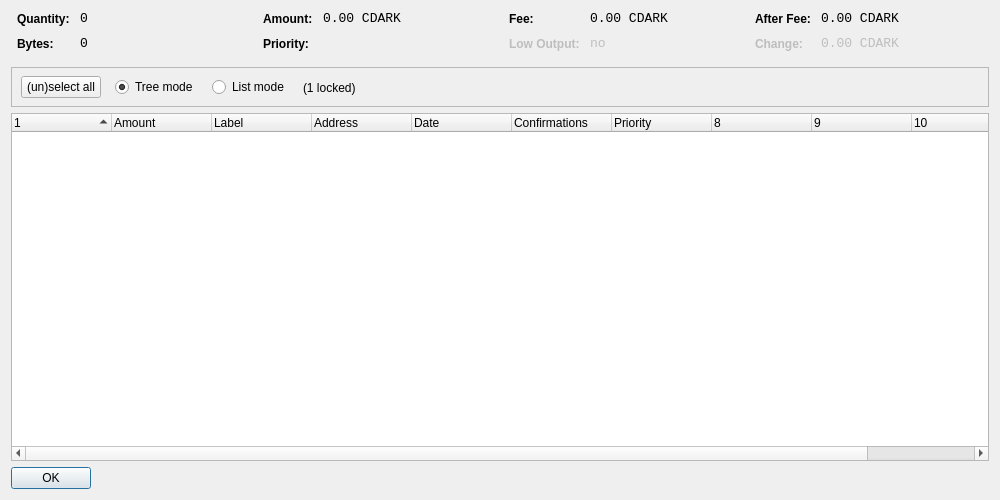
<?xml version="1.0" encoding="UTF-8"?>
<ui version="4.0">
 <class>CoinControlDialog</class>
 <widget class="QDialog" name="CoinControlDialog">
  <property name="geometry">
   <rect>
    <x>0</x>
    <y>0</y>
    <width>1000</width>
    <height>500</height>
   </rect>
  </property>
  <property name="windowTitle">
   <string>Coin Control</string>
  </property>
  <layout class="QVBoxLayout" name="verticalLayout">
   <item>
    <layout class="QHBoxLayout" name="horizontalLayoutTop" stretch="0,0,0,0">
     <property name="topMargin">
      <number>0</number>
     </property>
     <property name="bottomMargin">
      <number>10</number>
     </property>
     <item>
      <layout class="QFormLayout" name="formLayoutCoinControl1">
       <property name="horizontalSpacing">
        <number>10</number>
       </property>
       <property name="verticalSpacing">
        <number>10</number>
       </property>
       <property name="leftMargin">
        <number>6</number>
       </property>
       <property name="rightMargin">
        <number>6</number>
       </property>
       <item row="0" column="0">
        <widget class="QLabel" name="labelCoinControlQuantityText">
         <property name="styleSheet">
          <string notr="true">font-weight:bold;</string>
         </property>
         <property name="text">
          <string>Quantity:</string>
         </property>
        </widget>
       </item>
       <item row="0" column="1">
        <widget class="QLabel" name="labelCoinControlQuantity">
         <property name="font">
          <font>
           <family>Monospace</family>
           <pointsize>10</pointsize>
          </font>
         </property>
         <property name="cursor">
          <cursorShape>IBeamCursor</cursorShape>
         </property>
         <property name="contextMenuPolicy">
          <enum>Qt::ActionsContextMenu</enum>
         </property>
         <property name="text">
          <string notr="true">0</string>
         </property>
         <property name="textInteractionFlags">
          <set>Qt::LinksAccessibleByMouse|Qt::TextSelectableByKeyboard|Qt::TextSelectableByMouse</set>
         </property>
        </widget>
       </item>
       <item row="1" column="0">
        <widget class="QLabel" name="labelCoinControlBytesText">
         <property name="styleSheet">
          <string notr="true">font-weight:bold;</string>
         </property>
         <property name="text">
          <string>Bytes:</string>
         </property>
        </widget>
       </item>
       <item row="1" column="1">
        <widget class="QLabel" name="labelCoinControlBytes">
         <property name="font">
          <font>
           <family>Monospace</family>
           <pointsize>10</pointsize>
          </font>
         </property>
         <property name="cursor">
          <cursorShape>IBeamCursor</cursorShape>
         </property>
         <property name="contextMenuPolicy">
          <enum>Qt::ActionsContextMenu</enum>
         </property>
         <property name="text">
          <string notr="true">0</string>
         </property>
         <property name="textInteractionFlags">
          <set>Qt::LinksAccessibleByMouse|Qt::TextSelectableByKeyboard|Qt::TextSelectableByMouse</set>
         </property>
        </widget>
       </item>
      </layout>
     </item>
     <item>
      <layout class="QFormLayout" name="formLayoutCoinControl2">
       <property name="horizontalSpacing">
        <number>10</number>
       </property>
       <property name="verticalSpacing">
        <number>10</number>
       </property>
       <property name="leftMargin">
        <number>6</number>
       </property>
       <property name="rightMargin">
        <number>6</number>
       </property>
       <item row="0" column="0">
        <widget class="QLabel" name="labelCoinControlAmountText">
         <property name="styleSheet">
          <string notr="true">font-weight:bold;</string>
         </property>
         <property name="text">
          <string>Amount:</string>
         </property>
        </widget>
       </item>
       <item row="0" column="1">
        <widget class="QLabel" name="labelCoinControlAmount">
         <property name="font">
          <font>
           <family>Monospace</family>
           <pointsize>10</pointsize>
          </font>
         </property>
         <property name="cursor">
          <cursorShape>IBeamCursor</cursorShape>
         </property>
         <property name="contextMenuPolicy">
          <enum>Qt::ActionsContextMenu</enum>
         </property>
         <property name="text">
          <string notr="true">0.00 CDARK</string>
         </property>
         <property name="textInteractionFlags">
          <set>Qt::LinksAccessibleByMouse|Qt::TextSelectableByKeyboard|Qt::TextSelectableByMouse</set>
         </property>
        </widget>
       </item>
       <item row="1" column="0">
        <widget class="QLabel" name="labelCoinControlPriorityText">
         <property name="styleSheet">
          <string notr="true">font-weight:bold;</string>
         </property>
         <property name="text">
          <string>Priority:</string>
         </property>
        </widget>
       </item>
       <item row="1" column="1">
        <widget class="QLabel" name="labelCoinControlPriority">
         <property name="font">
          <font>
           <family>Monospace</family>
           <pointsize>10</pointsize>
          </font>
         </property>
         <property name="cursor">
          <cursorShape>IBeamCursor</cursorShape>
         </property>
         <property name="contextMenuPolicy">
          <enum>Qt::ActionsContextMenu</enum>
         </property>
         <property name="text">
          <string/>
         </property>
         <property name="textInteractionFlags">
          <set>Qt::LinksAccessibleByMouse|Qt::TextSelectableByKeyboard|Qt::TextSelectableByMouse</set>
         </property>
        </widget>
       </item>
      </layout>
     </item>
     <item>
      <layout class="QFormLayout" name="formLayoutCoinControl3">
       <property name="horizontalSpacing">
        <number>10</number>
       </property>
       <property name="verticalSpacing">
        <number>10</number>
       </property>
       <property name="leftMargin">
        <number>6</number>
       </property>
       <property name="rightMargin">
        <number>6</number>
       </property>
       <item row="0" column="0">
        <widget class="QLabel" name="labelCoinControlFeeText">
         <property name="styleSheet">
          <string notr="true">font-weight:bold;</string>
         </property>
         <property name="text">
          <string>Fee:</string>
         </property>
        </widget>
       </item>
       <item row="0" column="1">
        <widget class="QLabel" name="labelCoinControlFee">
         <property name="font">
          <font>
           <family>Monospace</family>
           <pointsize>10</pointsize>
          </font>
         </property>
         <property name="cursor">
          <cursorShape>IBeamCursor</cursorShape>
         </property>
         <property name="contextMenuPolicy">
          <enum>Qt::ActionsContextMenu</enum>
         </property>
         <property name="text">
          <string notr="true">0.00 CDARK</string>
         </property>
         <property name="textInteractionFlags">
          <set>Qt::LinksAccessibleByMouse|Qt::TextSelectableByKeyboard|Qt::TextSelectableByMouse</set>
         </property>
        </widget>
       </item>
       <item row="1" column="0">
        <widget class="QLabel" name="labelCoinControlLowOutputText">
         <property name="enabled">
          <bool>false</bool>
         </property>
         <property name="styleSheet">
          <string notr="true">font-weight:bold;</string>
         </property>
         <property name="text">
          <string>Low Output:</string>
         </property>
        </widget>
       </item>
       <item row="1" column="1">
        <widget class="QLabel" name="labelCoinControlLowOutput">
         <property name="enabled">
          <bool>false</bool>
         </property>
         <property name="font">
          <font>
           <family>Monospace</family>
           <pointsize>10</pointsize>
          </font>
         </property>
         <property name="cursor">
          <cursorShape>IBeamCursor</cursorShape>
         </property>
         <property name="contextMenuPolicy">
          <enum>Qt::ActionsContextMenu</enum>
         </property>
         <property name="text">
          <string>no</string>
         </property>
         <property name="textInteractionFlags">
          <set>Qt::LinksAccessibleByMouse|Qt::TextSelectableByKeyboard|Qt::TextSelectableByMouse</set>
         </property>
        </widget>
       </item>
      </layout>
     </item>
     <item>
      <layout class="QFormLayout" name="formLayoutCoinControl4">
       <property name="horizontalSpacing">
        <number>10</number>
       </property>
       <property name="verticalSpacing">
        <number>10</number>
       </property>
       <property name="leftMargin">
        <number>6</number>
       </property>
       <property name="rightMargin">
        <number>6</number>
       </property>
       <item row="0" column="0">
        <widget class="QLabel" name="labelCoinControlAfterFeeText">
         <property name="styleSheet">
          <string notr="true">font-weight:bold;</string>
         </property>
         <property name="text">
          <string>After Fee:</string>
         </property>
        </widget>
       </item>
       <item row="0" column="1">
        <widget class="QLabel" name="labelCoinControlAfterFee">
         <property name="font">
          <font>
           <family>Monospace</family>
           <pointsize>10</pointsize>
          </font>
         </property>
         <property name="cursor">
          <cursorShape>IBeamCursor</cursorShape>
         </property>
         <property name="contextMenuPolicy">
          <enum>Qt::ActionsContextMenu</enum>
         </property>
         <property name="text">
          <string notr="true">0.00 CDARK</string>
         </property>
         <property name="textInteractionFlags">
          <set>Qt::LinksAccessibleByMouse|Qt::TextSelectableByKeyboard|Qt::TextSelectableByMouse</set>
         </property>
        </widget>
       </item>
       <item row="1" column="0">
        <widget class="QLabel" name="labelCoinControlChangeText">
         <property name="enabled">
          <bool>false</bool>
         </property>
         <property name="styleSheet">
          <string notr="true">font-weight:bold;</string>
         </property>
         <property name="text">
          <string>Change:</string>
         </property>
        </widget>
       </item>
       <item row="1" column="1">
        <widget class="QLabel" name="labelCoinControlChange">
         <property name="enabled">
          <bool>false</bool>
         </property>
         <property name="font">
          <font>
           <family>Monospace</family>
           <pointsize>10</pointsize>
          </font>
         </property>
         <property name="cursor">
          <cursorShape>IBeamCursor</cursorShape>
         </property>
         <property name="contextMenuPolicy">
          <enum>Qt::ActionsContextMenu</enum>
         </property>
         <property name="text">
          <string notr="true">0.00 CDARK</string>
         </property>
         <property name="textInteractionFlags">
          <set>Qt::LinksAccessibleByMouse|Qt::TextSelectableByKeyboard|Qt::TextSelectableByMouse</set>
         </property>
        </widget>
       </item>
      </layout>
     </item>
    </layout>
   </item>
   <item>
    <widget class="QFrame" name="frame">
     <property name="minimumSize">
      <size>
       <width>0</width>
       <height>40</height>
      </size>
     </property>
     <property name="frameShape">
      <enum>QFrame::StyledPanel</enum>
     </property>
     <property name="frameShadow">
      <enum>QFrame::Sunken</enum>
     </property>
     <widget class="QWidget" name="horizontalLayoutWidget">
      <property name="geometry">
       <rect>
        <x>10</x>
        <y>0</y>
        <width>781</width>
        <height>41</height>
       </rect>
      </property>
      <layout class="QHBoxLayout" name="horizontalLayoutPanel" stretch="0,0,0,0,0">
       <property name="spacing">
        <number>14</number>
       </property>
       <item>
        <widget class="QPushButton" name="pushButtonSelectAll">
         <property name="sizePolicy">
          <sizepolicy hsizetype="Maximum" vsizetype="Fixed">
           <horstretch>0</horstretch>
           <verstretch>0</verstretch>
          </sizepolicy>
         </property>
         <property name="text">
          <string>(un)select all</string>
         </property>
        </widget>
       </item>
       <item>
        <widget class="QRadioButton" name="radioTreeMode">
         <property name="sizePolicy">
          <sizepolicy hsizetype="Maximum" vsizetype="Fixed">
           <horstretch>0</horstretch>
           <verstretch>0</verstretch>
          </sizepolicy>
         </property>
         <property name="text">
          <string>Tree mode</string>
         </property>
         <property name="checked">
          <bool>true</bool>
         </property>
        </widget>
       </item>
       <item>
        <widget class="QRadioButton" name="radioListMode">
         <property name="sizePolicy">
          <sizepolicy hsizetype="Maximum" vsizetype="Fixed">
           <horstretch>0</horstretch>
           <verstretch>0</verstretch>
          </sizepolicy>
         </property>
         <property name="text">
          <string>List mode</string>
         </property>
        </widget>
       </item>
       <item>
        <widget class="QLabel" name="labelLocked">
         <property name="text">
          <string>(1 locked)</string>
         </property>
        </widget>
       </item>
       <item>
        <spacer name="horizontalSpacer">
         <property name="orientation">
          <enum>Qt::Horizontal</enum>
         </property>
         <property name="sizeHint" stdset="0">
          <size>
           <width>40</width>
           <height>20</height>
          </size>
         </property>
        </spacer>
       </item>
      </layout>
     </widget>
    </widget>
   </item>
   <item>
    <widget class="CoinControlTreeWidget" name="treeWidget">
     <property name="contextMenuPolicy">
      <enum>Qt::CustomContextMenu</enum>
     </property>
     <property name="sortingEnabled">
      <bool>false</bool>
     </property>
     <property name="columnCount">
      <number>11</number>
     </property>
     <attribute name="headerShowSortIndicator" stdset="0">
      <bool>true</bool>
     </attribute>
     <attribute name="headerStretchLastSection">
      <bool>false</bool>
     </attribute>
     <column>
      <property name="text">
       <string/>
      </property>
     </column>
     <column>
      <property name="text">
       <string>Amount</string>
      </property>
     </column>
     <column>
      <property name="text">
       <string notr="true">Label</string>
      </property>
     </column>
     <column>
      <property name="text">
       <string>Address</string>
      </property>
     </column>
     <column>
      <property name="text">
       <string>Date</string>
      </property>
     </column>
     <column>
      <property name="text">
       <string>Confirmations</string>
      </property>
      <property name="toolTip">
       <string>Confirmed</string>
      </property>
     </column>
     <column>
      <property name="text">
       <string>Priority</string>
      </property>
     </column>
     <column>
      <property name="text">
       <string/>
      </property>
     </column>
     <column>
      <property name="text">
       <string/>
      </property>
     </column>
     <column>
      <property name="text">
       <string/>
      </property>
     </column>
     <column>
      <property name="text">
       <string/>
      </property>
     </column>
    </widget>
   </item>
   <item>
    <widget class="QDialogButtonBox" name="buttonBox">
     <property name="sizePolicy">
      <sizepolicy hsizetype="Maximum" vsizetype="Fixed">
       <horstretch>0</horstretch>
       <verstretch>0</verstretch>
      </sizepolicy>
     </property>
     <property name="orientation">
      <enum>Qt::Horizontal</enum>
     </property>
     <property name="standardButtons">
      <set>QDialogButtonBox::Ok</set>
     </property>
    </widget>
   </item>
  </layout>
 </widget>
 <customwidgets>
  <customwidget>
   <class>CoinControlTreeWidget</class>
   <extends>QTreeWidget</extends>
   <header>coincontroltreewidget.h</header>
  </customwidget>
 </customwidgets>
 <resources/>
 <connections/>
</ui>
